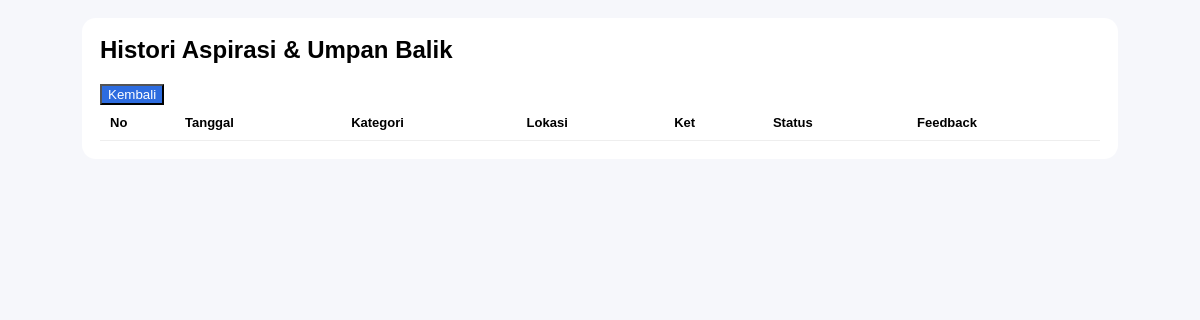
The page /pengaduan_sekolah_baru/public/siswa_histori.php (signed in) on the database as committed earlier.
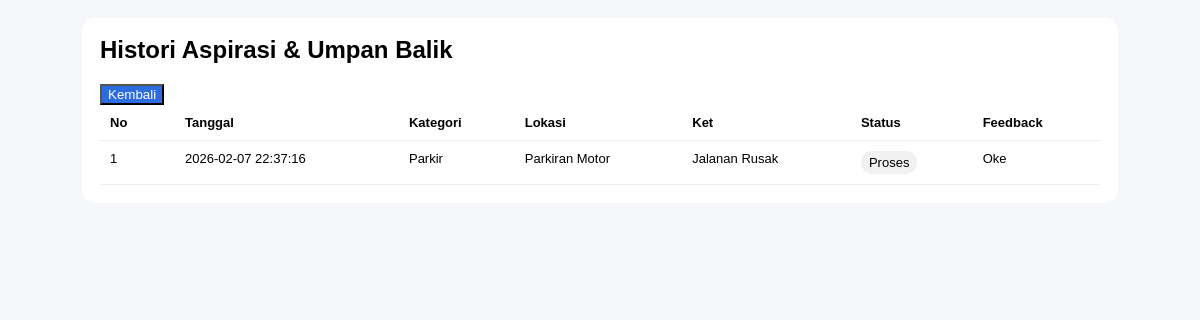
The same page on the database as committed later.
### tables this page shows
CREATE TABLE `aspirasi` (
  `id_aspirasi` int(5) NOT NULL,
  `id_pelaporan` int(11) NOT NULL,
  `id_kategori` int(5) NOT NULL,
  `status` enum('Menunggu','Proses','Selesai') NOT NULL DEFAULT 'Menunggu',
  `feedback` text DEFAULT NULL,
  `updated_at` timestamp NULL DEFAULT NULL ON UPDATE current_timestamp()
);

CREATE TABLE `input_aspirasi` (
  `id_pelaporan` int(5) NOT NULL,
  `nis` int(10) NOT NULL,
  `id_kategori` int(5) NOT NULL,
  `lokasi` varchar(50) NOT NULL,
  `ket` varchar(50) NOT NULL,
  `created_at` timestamp NOT NULL DEFAULT current_timestamp()
);

CREATE TABLE `kategori` (
  `id_kategori` int(5) NOT NULL,
  `ket_kategori` varchar(30) NOT NULL
);

### pengaduan_sekolah_baru/public/siswa_histori.php (the view, shortened to what this page needs)
<?php
require_once __DIR__ . "/../config/koneksi.php";
$nis = (int)$_SESSION['siswa_nis'];
$stmt = mysqli_prepare($conn, "
  SELECT ia.id_pelaporan, ia.created_at, k.ket_kategori, ia.lokasi, ia.ket,
         COALESCE(a.status,'Menunggu') status, a.feedback
  FROM input_aspirasi ia
  JOIN kategori k ON k.id_kategori=ia.id_kategori
  LEFT JOIN aspirasi a ON a.id_pelaporan=ia.id_pelaporan
  WHERE ia.nis=?
  ORDER BY ia.created_at DESC
");
mysqli_stmt_bind_param($stmt, "i", $nis);
mysqli_stmt_execute($stmt);
$res = mysqli_stmt_get_result($stmt);
?>
<!doctype html>
<html><head><meta charset="utf-8"><title>Histori</title>
  </head>
<body>
  <div class="card">
    <h2 style="margin-top:0">Histori Aspirasi & Umpan Balik</h2>
        <button type="button" onclick="window.location.href='siswa_dashboard.php'">Kembali</button>
    <table>
<thead>
  <tr>
    <th class="nocol">No</th>
    <th>Tanggal</th><th>Kategori</th><th>Lokasi</th><th>Ket</th><th>Status</th><th>Feedback</th>
  </tr>
</thead>
<tbody>
  <?php $no = 1; ?>
  <?php while($r=mysqli_fetch_assoc($res)): ?>
  <tr>
    <td class="nocol"><?= $no++ ?></td>
    <td><?= htmlspecialchars($r['created_at']) ?></td>
    <td><?= htmlspecialchars($r['ket_kategori']) ?></td>
    <td><?= htmlspecialchars($r['lokasi']) ?></td>
    <td><?= htmlspecialchars($r['ket']) ?></td>
    <td><span class="badge"><?= htmlspecialchars($r['status']) ?></span></td>
    <td><?= nl2br(htmlspecialchars($r['feedback'] ?? '')) ?></td>
  </tr>
  <?php endwhile; ?>
</tbody>
    </table>
  </div>
</body></html>

Rows that differ between the two databases and show on the page:
added aspirasi: id_pelaporan.created_at "2026-02-07 22:37:16", id_kategori.ket_kategori "Parkir", id_pelaporan.lokasi "Parkiran Motor", id_pelaporan.ket "Jalanan Rusak", status "Proses", feedback "Oke"
